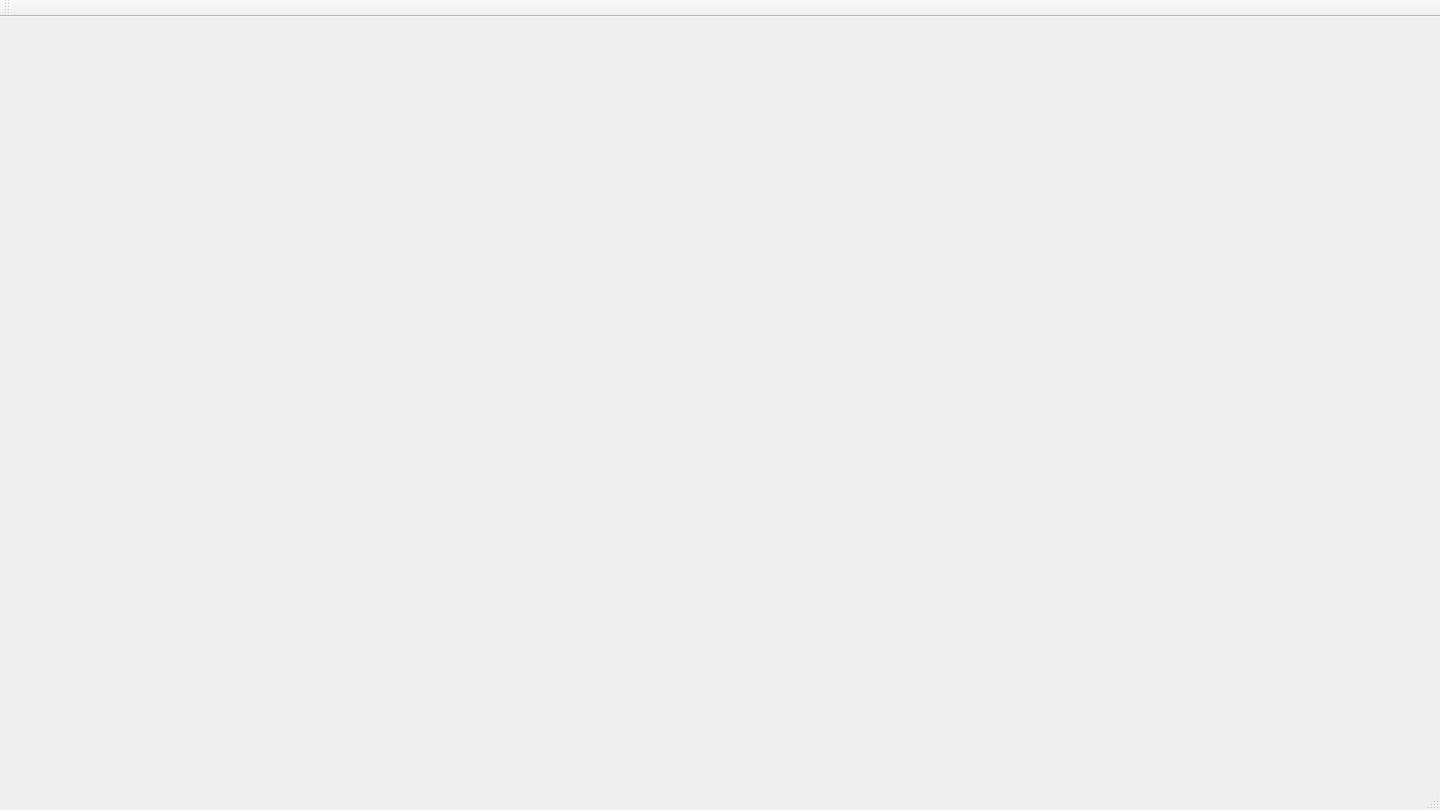
<?xml version="1.0" encoding="UTF-8"?>
<ui version="4.0">
 <class>MainWindow</class>
 <widget class="QMainWindow" name="MainWindow">
  <property name="geometry">
   <rect>
    <x>0</x>
    <y>0</y>
    <width>1440</width>
    <height>810</height>
   </rect>
  </property>
  <property name="windowTitle">
   <string>坦克大战 by TANK MAKERS</string>
  </property>
  <property name="windowIcon">
   <iconset resource="pic.qrc">
    <normaloff>:/pic/resources/icon.png</normaloff>:/pic/resources/icon.png</iconset>
  </property>
  <widget class="QWidget" name="centralWidget"/>
  <widget class="QToolBar" name="mainToolBar">
   <attribute name="toolBarArea">
    <enum>TopToolBarArea</enum>
   </attribute>
   <attribute name="toolBarBreak">
    <bool>false</bool>
   </attribute>
  </widget>
  <widget class="QStatusBar" name="statusBar"/>
 </widget>
 <layoutdefault spacing="6" margin="11"/>
 <resources>
  <include location="pic.qrc"/>
 </resources>
 <connections/>
</ui>
